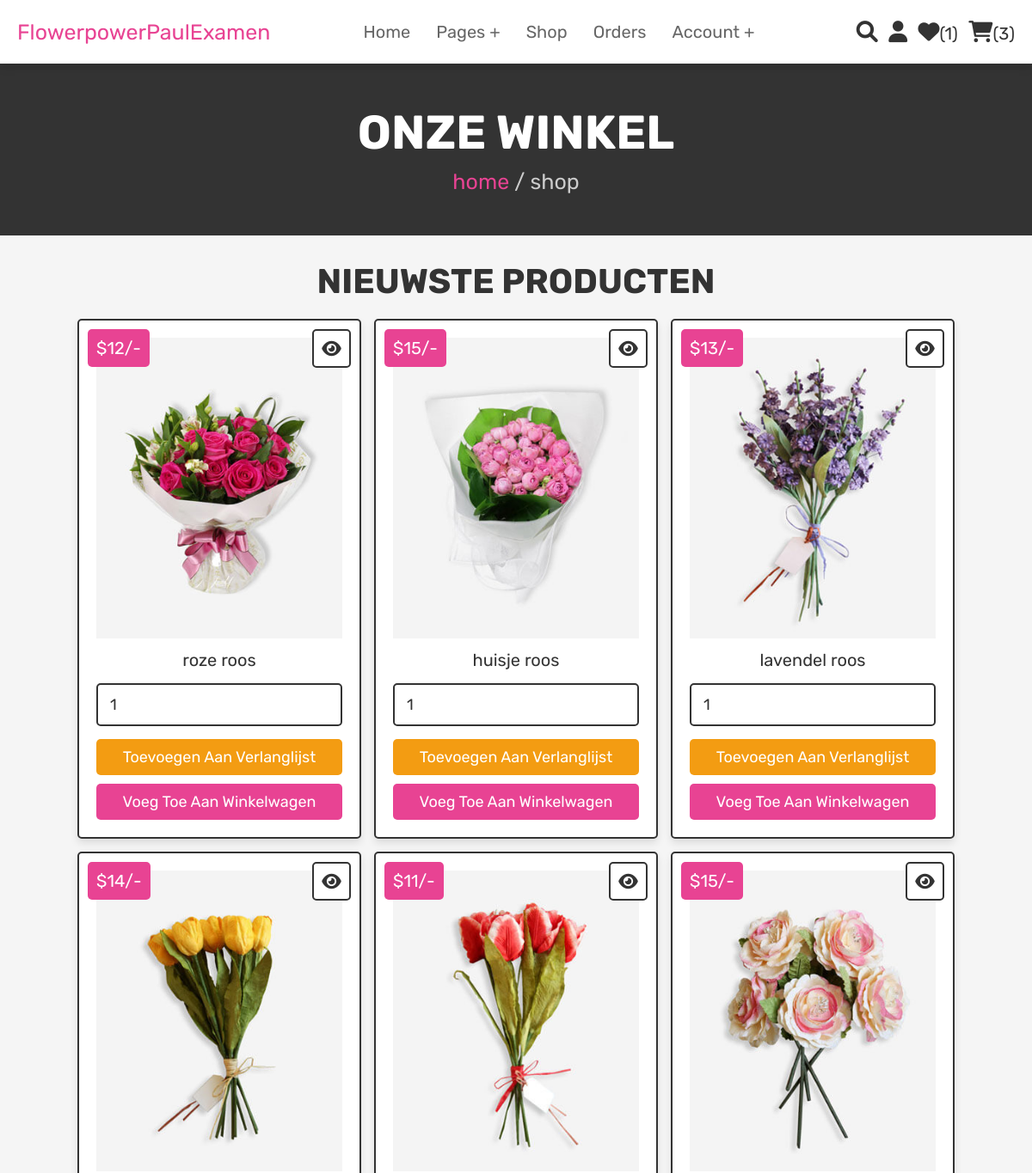
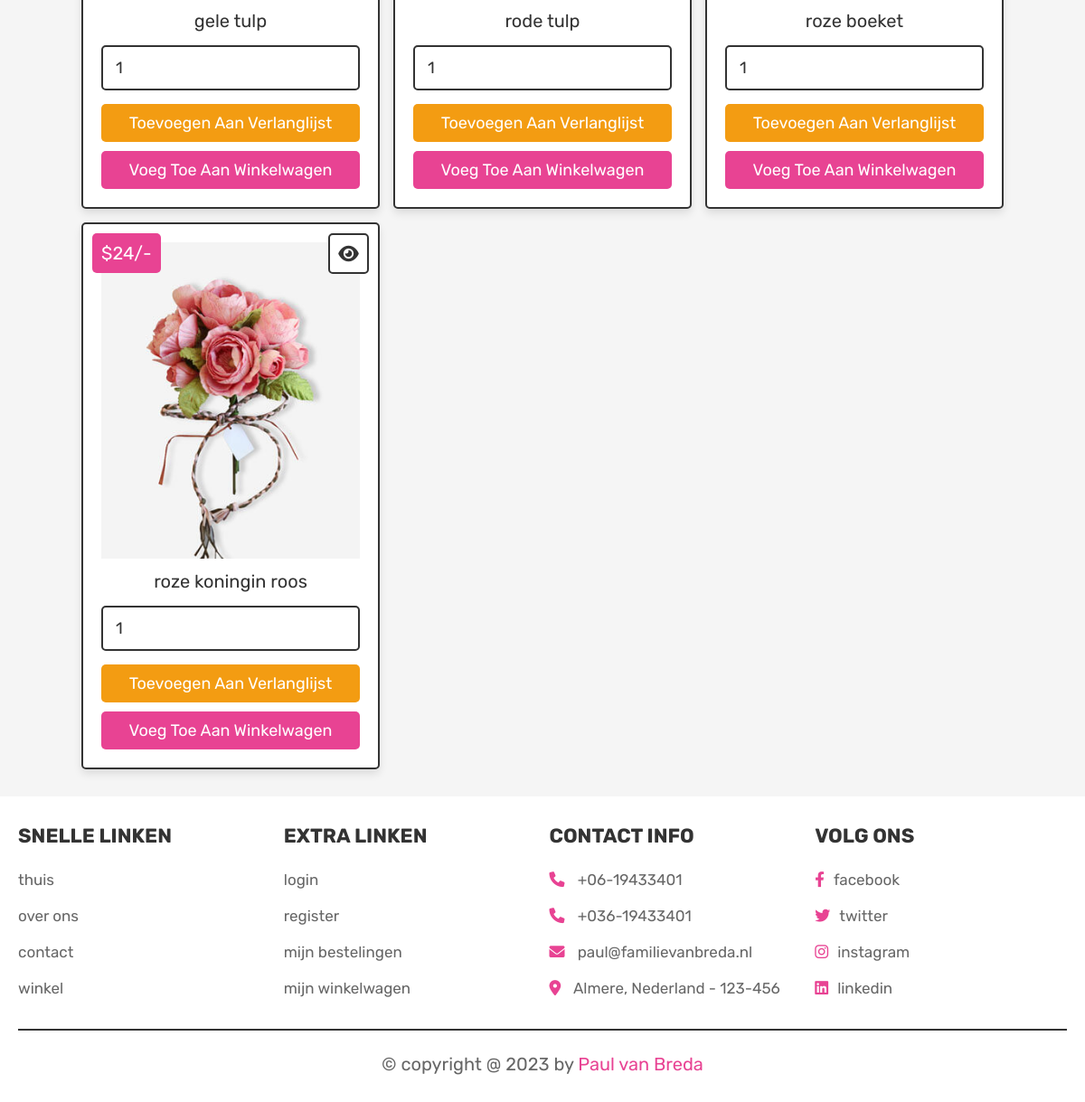
Page /shop.php (signed in) on the committed database (2 pictures, top to bottom).
### tables this page shows
CREATE TABLE `products` (
  `id` int(100) NOT NULL,
  `name` varchar(100) NOT NULL,
  `details` varchar(500) NOT NULL,
  `price` int(100) NOT NULL,
  `image` varchar(100) NOT NULL
);

### shop.php (the view, shortened to what this page needs)
<?php
@include 'config.php';
?>
<!DOCTYPE html>
<html lang="en">
<head>
   <link rel="stylesheet" href="https://cdnjs.cloudflare.com/ajax/libs/font-awesome/6.0.0/css/all.min.css">
   <link rel="stylesheet" href="css/style.css">
</head>
<body>
<?php @include 'header.php'; ?>
<section class="heading">
    <h3>Onze winkel</h3>
    <p> <a href="home.php">home</a> / shop </p>
</section>
<section class="products">
   <h1 class="title">nieuwste producten</h1>
   <div class="box-container">
      <?php
         $select_products = mysqli_query($conn, "SELECT * FROM `products`") or die('query failed');
         if(mysqli_num_rows($select_products) > 0){
            while($fetch_products = mysqli_fetch_assoc($select_products)){
      ?>
      <form action="" method="POST" class="box">
         <a href="view_page.php?pid=<?php echo $fetch_products['id']; ?>" class="fas fa-eye"></a>
         <div class="price">$<?php echo $fetch_products['price']; ?>/-</div>
         <img src="uploaded_img/<?php echo $fetch_products['image']; ?>" alt="" class="image">
         <div class="name"><?php echo $fetch_products['name']; ?></div>
         <input type="number" name="product_quantity" value="1" min="0" class="qty">
         <input type="submit" value="toevoegen aan verlanglijst" name="add_to_wishlist" class="option-btn">
         <input type="submit" value="Voeg toe aan winkelwagen" name="add_to_cart" class="btn">
      </form>
      <?php
         }
      }else{
         echo '<p class="empty">nog geen producten toegevoegd!</p>';
      }
      ?>
   </div>
</section>
<?php @include 'footer.php'; ?>
</body>
</html>

### css/style.css (style rules this page uses)
:root { --pink:#e84393; --red:#c0392b; --orange:#f39c12; --black:#333; --white:#fff; --light-color:#666; --light-white:#ccc; --light-bg:#f5f5f5; --border:.2rem solid var(--black); --box-shadow:0 .5rem 1rem rgba(0,0,0,.1); }
* { font-family: 'Rubik', sans-serif; margin:0; padding:0; box-sizing: border-box; outline: none; border:none; text-decoration: none; transition:all .2s linear; }
html { font-size: 62.5%; overflow-x: hidden; scroll-behavior: smooth; scroll-padding-top: 6.5rem; }
body { background: var(--light-bg); }
section { padding:3rem 2rem; }
.btn, .delete-btn, .option-btn { display: inline-block; border-radius: .5rem; margin-top: 1rem; font-size: 1.8rem; color:var(--white); cursor: pointer; padding:1rem 3rem; text-transform: capitalize; }
.btn { background-color: var(--pink); }
.option-btn { background-color: var(--orange); }
.heading { display: flex; flex-flow: column; align-items: center; justify-content: center; gap:1rem; background-color: var(--black); text-align: center; min-height: 25vh; }
.heading h3 { font-size: 5.5rem; color:var(--white); text-transform: uppercase; }
.heading p { font-size: 2.5rem; color:var(--light-white); }
.heading p a { color:var(--pink); }
.title { text-align: center; margin-bottom: 2rem; color:var(--black); text-transform: uppercase; font-size: 4rem; }
.products .box-container { max-width: 1200px; margin:0 auto; display: grid; grid-template-columns: repeat(auto-fit, 33rem); gap:1.5rem; align-items: flex-start; justify-content: center; }
.products .box-container .box { background-color: var(--white); border:var(--border); box-shadow: var(--box-shadow); border-radius: .5rem; padding:2rem; text-align: center; position: relative; }
.products .box-container .box .image { height: 35rem; width: 100%; object-fit: cover; }
.products .box-container .box .fa-eye, .products .box-container .box .price { position: absolute; top:1rem; border-radius: .5rem; }
.products .box-container .box .price { font-size: 2rem; padding:1rem; background-color: var(--pink); color:var(--white); left:1rem; }
.products .box-container .box .fa-eye { right:1rem; height: 4.5rem; width: 4.5rem; line-height: 4.2rem; font-size: 2rem; background-color: var(--white); color:var(--black); border:var(--border); }
.products .box-container .box .name { margin:1rem; font-size: 2rem; color:var(--black); }
.products .box-container .box .qty { width: 100%; padding:1.2rem 1.4rem; font-size: 1.8rem; color:var(--black); border:var(--border); border-radius: .5rem; margin:.5rem 0; }
.products .box-container .box .btn, .products .box-container .box .option-btn { width: 100%; }

### rows in the picture
products: price "12", image (picture), name "roze roos"
products: price "15", image (picture), name "huisje roos"
products: price "13", image (picture), name "lavendel roos"
products: price "14", image (picture), name "gele tulp"
products: price "11", image (picture), name "rode tulp"
products: price "15", image (picture), name "roze boeket"
products: price "24", image (picture), name "roze koningin roos"

### other values in the picture
$wishlist_num_rows "1"
$cart_num_rows "3"
